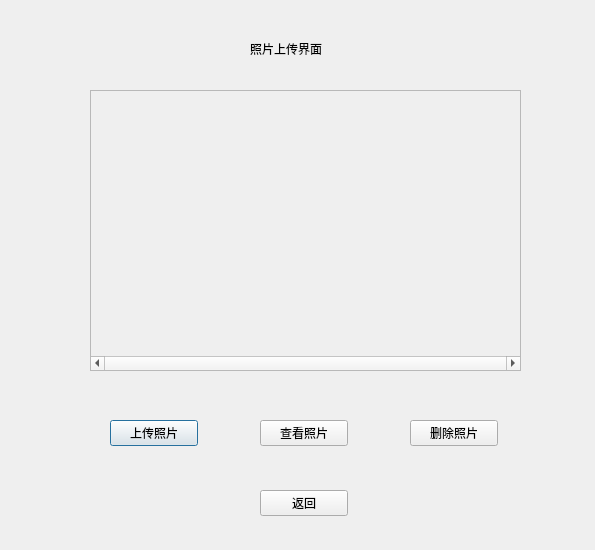
<?xml version="1.0" encoding="UTF-8"?>
<ui version="4.0">
 <class>PhotoUploadWindow</class>
 <widget class="QDialog" name="PhotoUploadWindow">
  <property name="geometry">
   <rect>
    <x>0</x>
    <y>0</y>
    <width>595</width>
    <height>550</height>
   </rect>
  </property>
  <property name="windowTitle">
   <string>Dialog</string>
  </property>
  <widget class="QLabel" name="label">
   <property name="geometry">
    <rect>
     <x>250</x>
     <y>40</y>
     <width>101</width>
     <height>18</height>
    </rect>
   </property>
   <property name="text">
    <string>照片上传界面</string>
   </property>
  </widget>
  <widget class="QPushButton" name="uploadphotoButton">
   <property name="geometry">
    <rect>
     <x>110</x>
     <y>420</y>
     <width>88</width>
     <height>26</height>
    </rect>
   </property>
   <property name="text">
    <string>上传照片</string>
   </property>
  </widget>
  <widget class="QPushButton" name="checkphotoButton">
   <property name="geometry">
    <rect>
     <x>260</x>
     <y>420</y>
     <width>88</width>
     <height>26</height>
    </rect>
   </property>
   <property name="text">
    <string>查看照片</string>
   </property>
  </widget>
  <widget class="QPushButton" name="deletephotoButton">
   <property name="geometry">
    <rect>
     <x>410</x>
     <y>420</y>
     <width>88</width>
     <height>26</height>
    </rect>
   </property>
   <property name="text">
    <string>删除照片</string>
   </property>
  </widget>
  <widget class="QPushButton" name="returnButton">
   <property name="geometry">
    <rect>
     <x>260</x>
     <y>490</y>
     <width>88</width>
     <height>26</height>
    </rect>
   </property>
   <property name="text">
    <string>返回</string>
   </property>
  </widget>
  <widget class="QScrollArea" name="photoscrollArea">
   <property name="geometry">
    <rect>
     <x>90</x>
     <y>90</y>
     <width>431</width>
     <height>281</height>
    </rect>
   </property>
   <property name="verticalScrollBarPolicy">
    <enum>Qt::ScrollBarAlwaysOff</enum>
   </property>
   <property name="horizontalScrollBarPolicy">
    <enum>Qt::ScrollBarAlwaysOn</enum>
   </property>
   <property name="widgetResizable">
    <bool>true</bool>
   </property>
   <widget class="QWidget" name="scrollAreaWidgetContents">
    <property name="geometry">
     <rect>
      <x>0</x>
      <y>0</y>
      <width>429</width>
      <height>265</height>
     </rect>
    </property>
   </widget>
  </widget>
 </widget>
 <resources/>
 <connections/>
</ui>
